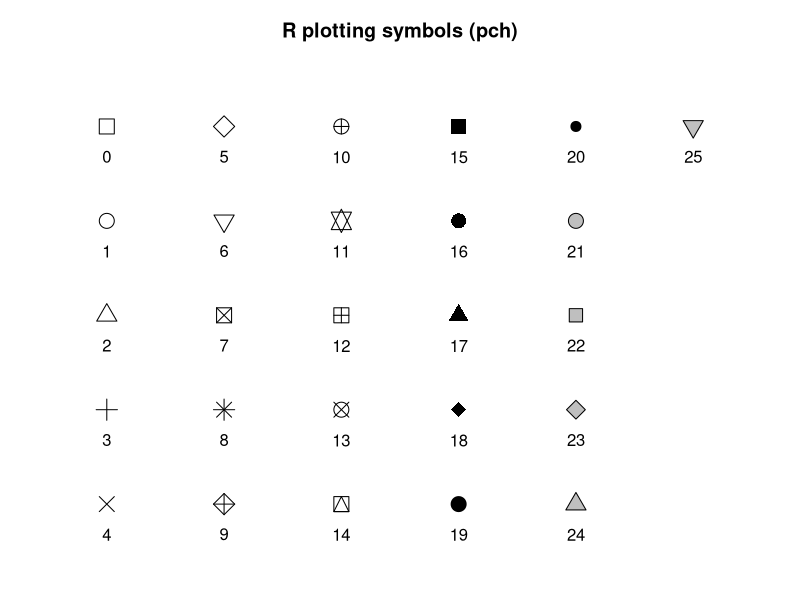
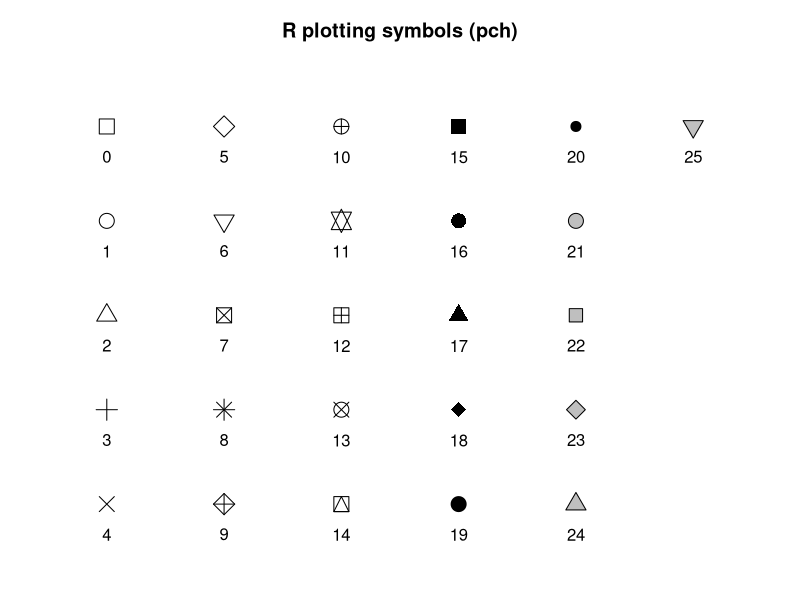

Generate these figures, in order, with R:
# I reproduce the numeric pch symbols without expand.grid().
symbols <- 0:25
# I repeat column positions and row positions to arrange six columns.
x <- rep(1:6, each = 5)[seq_along(symbols)]
y <- rep(5:1, times = 6)[seq_along(symbols)]
stopifnot(length(x) == 26, length(y) == 26)
draw_symbols <- function() {
  par(mar = c(1, 1, 3, 1))
  plot(NA, xlim = c(0.5, 6.5), ylim = c(0.4, 5.5),
       axes = FALSE, xlab = "", ylab = "", main = "R plotting symbols (pch)")
  points(x, y, pch = symbols, cex = 2, col = "black", bg = "grey75")
  text(x, y - 0.32, labels = symbols, cex = 1)
}
png("pch_symbols.png", width = 1200, height = 900, res = 150)
draw_symbols()
dev.off()
pdf("pch_symbols.pdf", width = 8, height = 6)
draw_symbols()
dev.off()
